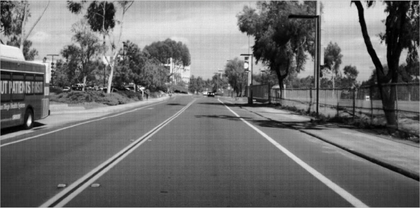
%> input picture lanes.png, 420 x 208 px, shrunk from 825 x 409 before the run
$ octave main.m   (GNU Octave 9; MATLAB toolbox functions it lacks are replaced by stand-ins)
%> lines starting %> are read from the running program, lines starting %| are printed output that depends on the picture
%> further down, laneImage is the input picture: size 208x420x3 uint8; mean R, G, B 110.7, 110.7, 110.7
### sobelOperator.m
function binImage = sobelOperator(I, threshold)
%> called with threshold = 128
% INPUTS
%   I           - Original Image
%   threshold   - thresholding value to display 1 or 0 for binary image
% OUTPUTS
%   binImage	- Final binary image
sobelX = [-1 0 1; -1 0 1; -1 0 1];
sobelY = sobelX';
imgGray = rgb2gray(I);
Ix = conv2(imgGray, sobelX, 'same');
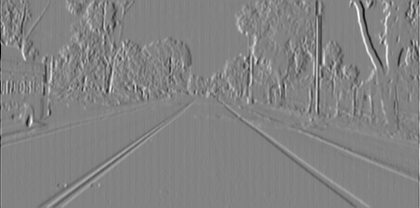
%> Ix: size 208x420 double; min -696, max 659, mean 0; drawn with min black and max white
Iy = conv2(imgGray, sobelY, 'same');
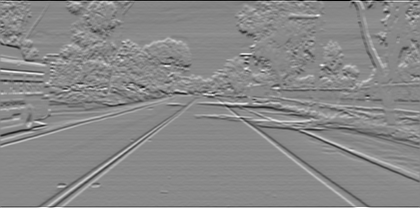
%> Iy: size 208x420 double; min -623, max 542, mean 0.6; drawn with min black and max white
IMag = sqrt(Ix.^2 + Iy.^2);
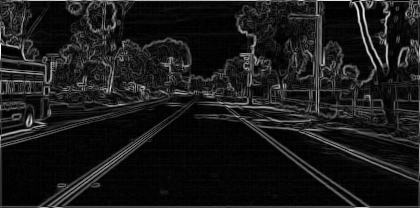
%> IMag: size 208x420 double; min 0, max 696.1, mean 71.6; drawn with min black and max white
binImage = IMag > threshold;
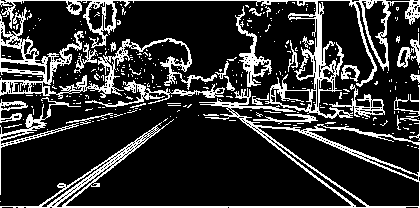
%> binImage: size 208x420 logical; 19.5% white in thin lines or dots
end

### houghT.m
function houghT(origImage, binImage, HT, dSampling, thetaSampling)
% INPUTS
%   origImage       - original Image for display purposes
%   binImage        - binary Image for which hough transform
%                                                     is to be computed
%   HT              - Hough Threshold
%   dSampling       - the interval in which d should be sampled
%   thetaSampling   - the interval in which theta should be sampled
    [height, width] = size(binImage);
    dMax = round(sqrt(height * height + width * width));
    d = (-dMax):dSampling:dMax;
%> the run ends on the next line
    theta = degtorad(0:thetaSampling:180);

    szD = size(d);
    szTheta = size(theta);
    numThetas = szTheta(1,2);
    rangeMatrix = zeros(szD(1,2), szTheta(1,2));

      count = 0;
       for x = 1:width
           for y = 1:height
               if binImage(y, x) > 0
                   for thetaItr = 1:szTheta(1,2)
                       dTemp = y * cos(theta(thetaItr)) + x * sin(theta(thetaItr));
                       dTemp = dTemp;
                       [~, dIdx] = min(abs(d - dTemp));
                       rangeMatrix(dIdx, thetaItr) = rangeMatrix(dIdx, thetaItr) + 1;
                   end
               end
           end
       end
% [14 lines of commented-out code are left out]
    if HT == -1
        HT = 0.75 * max(rangeMatrix(:));
    end
    figure(1);
    imagesc(origImage);
    colorbar;
    for i = 1:szD(1,2)
        for j = 1:szTheta(1,2)
            if rangeMatrix(i, j) > HT
                count = count + 1;
                dVal = d(i);
                thVal = theta(j);
                x = 0:(width + 1);
                y = (dVal - x * sin(thVal)) / cos(thVal);
                line(x, y);
            end
        end
    end
    count
    imshow(imadjust(mat2gray(rangeMatrix)),[],...
       'XData',theta,...
       'YData',d,...
       'InitialMagnification','fit');
    xlabel('\theta (degrees)')
    ylabel('\rho')
    axis on
    axis normal
    hold on
    colormap(hot)
end

### main.m
% [11 lines of commented-out code are left out]


laneImage = imread('lanes.png');
binImage = sobelOperator(laneImage, 128);
houghT(binImage, -1, 0.01, 1);
